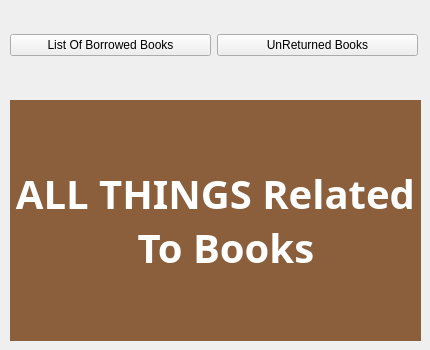
    <widget class="QWidget" name="History_page_2">
     <widget class="QWidget" name="layoutWidget">
      <property name="geometry">
       <rect>
        <x>10</x>
        <y>20</y>
        <width>408</width>
        <height>51</height>
       </rect>
      </property>
      <layout class="QVBoxLayout" name="verticalLayout_2">
       <item>
        <layout class="QHBoxLayout" name="horizontalLayout_9">
         <item>
          <widget class="QPushButton" name="ListOfBorrowedBooksButton">
           <property name="text">
            <string>List Of Borrowed Books</string>
           </property>
          </widget>
         </item>
         <item>
          <widget class="QPushButton" name="ListOfUnreturnedBooksButton">
           <property name="text">
            <string>UnReturned Books</string>
           </property>
          </widget>
         </item>
        </layout>
       </item>
      </layout>
     </widget>
     <widget class="QTableWidget" name="BooksTable_2">
      <property name="geometry">
       <rect>
        <x>10</x>
        <y>100</y>
        <width>411</width>
        <height>221</height>
       </rect>
      </property>
      <property name="sizePolicy">
       <sizepolicy hsizetype="Fixed" vsizetype="Expanding">
        <horstretch>0</horstretch>
        <verstretch>0</verstretch>
       </sizepolicy>
      </property>
      <property name="font">
       <font>
        <pointsize>5</pointsize>
        <bold>false</bold>
       </font>
      </property>
      <property name="styleSheet">
       <string notr="true">QTableWidget {
    background-color: rgb(139, 94, 60); /* Black background for the table */
    alternate-background-color: rgb(106, 68, 43); /* Dark grey for alternating rows */
    color: white; /* White text color for cell content */
    gridline-color: #555555; /* Darker grey grid lines */
    border: 1px solid #555555; /* Border around the table */
    border-radius: 5px; /* Slightly rounded corners for the table */
    selection-background-color: #8B5E3C; /* Your brown color for selected rows */
    selection-color: white;
}
QTableWidget QHeaderView::section {
    background-color:rgb(106, 68, 43); /* Black background for headers */
    color: white; /* White text for headers */
    border: none;
    border-bottom: 1px solid #555555; /* Bottom border for header sections */
   
    font-weight: bold;
}


/* Style for the horizontal header */

/* Style for individual items (cells) */
QTableWidget::item {
   /* padding: 5px; /* Padding inside cells */
}</string>
      </property>
      <row/>
     </widget>
     <widget class="QLabel" name="comment_in_books_table_2">
      <property name="geometry">
       <rect>
        <x>10</x>
        <y>100</y>
        <width>411</width>
        <height>241</height>
       </rect>
      </property>
      <property name="font">
       <font>
        <family>Sakkal Majalla</family>
        <pointsize>30</pointsize>
        <bold>true</bold>
       </font>
      </property>
      <property name="styleSheet">
       <string notr="true">QLabel
{
color:rgb(255, 255, 255);
background-color: rgb(139, 94, 60);
}</string>
      </property>
      <property name="text">
       <string>ALL THINGS Related 
  To Books</string>
      </property>
      <property name="alignment">
       <set>Qt::AlignmentFlag::AlignCenter</set>
      </property>
     </widget>
    </widget>
